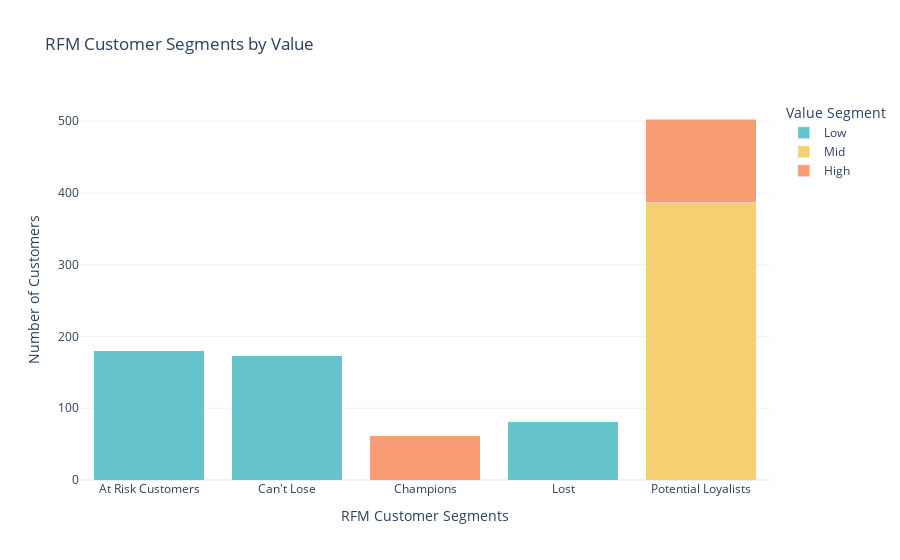

Notebook code for this chart:
### Markdown cell above
## RFM analysis customer segmentsby value

### Code cell
import plotly.express as px

# Assuming segment_product_counts is already defined and sorted as in the provided code

# Create a stacked bar chart
segment_product_counts = data.groupby(['Value Segment', 'RFM Customer Segments']).size().reset_index(name='Count')
fig_stacked_bar = px.bar(segment_product_counts, 
                         x='RFM Customer Segments', 
                         y='Count', 
                         color='Value Segment', 
                         title='RFM Customer Segments by Value',
                         labels={'Count': 'Number of Customers'},
                         color_discrete_sequence=px.colors.qualitative.Pastel)

fig_stacked_bar.update_layout(barmode='stack')  # Stacked bar chart

fig_stacked_bar.show()

### Figure 1 — Plotly figure (JSON) as saved in the notebook; plotly's stock layout.template omitted (floating-point values rounded to 4 significant figures)
{"data": [{"alignmentgroup": "True", "hovertemplate": "Value Segment=Low<br>RFM Customer Segments=%{x}<br>Number of Customers=%{y}<extra></extra>", "legendgroup": "Low", "marker": {"color": "rgb(102, 197, 204)", "pattern": {"shape": ""}}, "name": "Low", "offsetgroup": "Low", "orientation": "v", "showlegend": true, "textposition": "auto", "type": "bar", "x": ["At Risk Customers", "Can't Lose", "Champions", "Lost", "Potential Loyalists"], "xaxis": "x", "y": [180, 173, 0, 82, 0], "yaxis": "y"}, {"alignmentgroup": "True", "hovertemplate": "Value Segment=Mid<br>RFM Customer Segments=%{x}<br>Number of Customers=%{y}<extra></extra>", "legendgroup": "Mid", "marker": {"color": "rgb(246, 207, 113)", "pattern": {"shape": ""}}, "name": "Mid", "offsetgroup": "Mid", "orientation": "v", "showlegend": true, "textposition": "auto", "type": "bar", "x": ["At Risk Customers", "Can't Lose", "Champions", "Lost", "Potential Loyalists"], "xaxis": "x", "y": [0, 0, 0, 0, 386], "yaxis": "y"}, {"alignmentgroup": "True", "hovertemplate": "Value Segment=High<br>RFM Customer Segments=%{x}<br>Number of Customers=%{y}<extra></extra>", "legendgroup": "High", "marker": {"color": "rgb(248, 156, 116)", "pattern": {"shape": ""}}, "name": "High", "offsetgroup": "High", "orientation": "v", "showlegend": true, "textposition": "auto", "type": "bar", "x": ["At Risk Customers", "Can't Lose", "Champions", "Lost", "Potential Loyalists"], "xaxis": "x", "y": [0, 0, 62, 0, 117], "yaxis": "y"}], "layout": {"barmode": "stack", "legend": {"title": {"text": "Value Segment"}, "tracegroupgap": 0}, "title": {"text": "RFM Customer Segments by Value"}, "xaxis": {"anchor": "y", "domain": [0, 1], "title": {"text": "RFM Customer Segments"}}, "yaxis": {"anchor": "x", "domain": [0, 1], "title": {"text": "Number of Customers"}}}}
